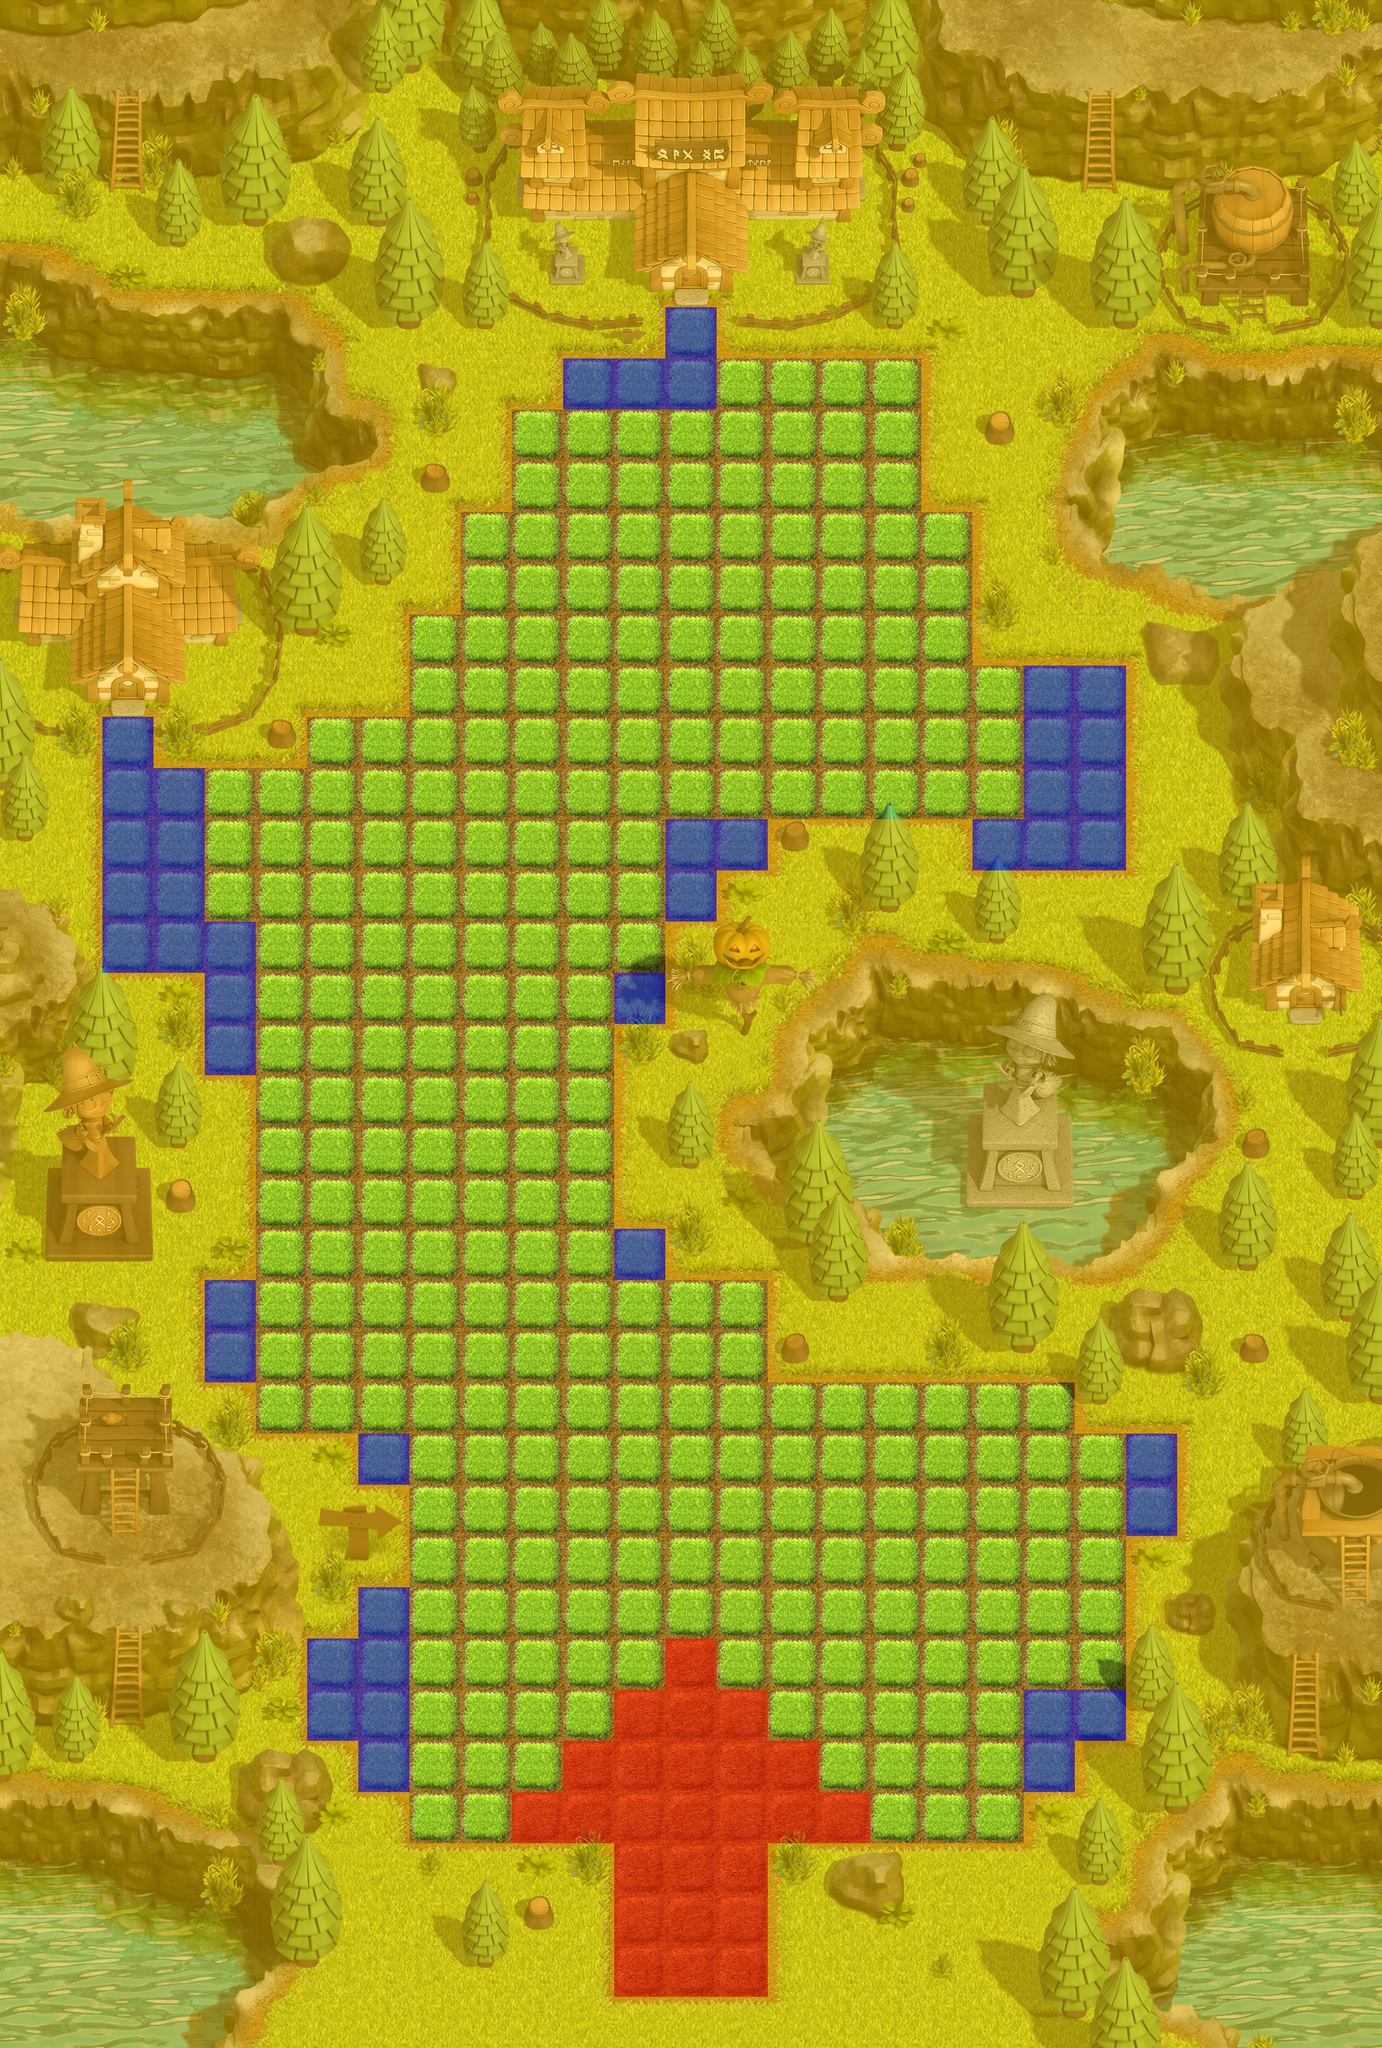

A level layout from a 2D game, rendered from its tile map. Below: a short description, then the map file with tile-grid data replaced by summaries:
An orthogonal 27x40 tile map with 64x64 px tiles, 16 tile layers (ItemLayer, CrackedEarth, Background, MineLayer, ...), 4 tilesets.

<map version="1.0" orientation="orthogonal" width="27" height="40" tilewidth="64" tileheight="64">
 <tileset firstgid="1" name="Atlas01" tilewidth="64" tileheight="64">
  <image source="Atlas01.png" width="1024" height="1024" />
  <tile id="15">
   <properties>
    <property name="isPreOpened" value="YES" />
   </properties>
  </tile>
  <tile id="31">
   <properties>
    <property name="isCollidable" value="YES" />
   </properties>
  </tile>
 </tileset>
 <tileset firstgid="257" name="Atlas02" tilewidth="64" tileheight="64">
  <image source="Atlas02.png" width="1024" height="1024" />
 </tileset>
 <tileset firstgid="513" name="Atlas03" tilewidth="64" tileheight="64">
  <image source="Atlas03.png" width="1024" height="1024" />
 </tileset>
 <tileset firstgid="769" name="Atlas04" tilewidth="64" tileheight="64">
  <image source="Atlas04.png" width="1024" height="1024" />
 </tileset>
 <layer name="ItemLayer" width="27" height="40">
  <data>[1080 cells, 37 non-empty, 35 distinct tile ids]</data>
 </layer>
 <layer name="CrackedEarth" width="27" height="40">
  <data>[1080 cells, 1 non-empty, 1 distinct tile ids]</data>
 </layer>
 <layer name="Background" width="27" height="40">
  <data>[1080 cells, 1080 non-empty, 4 distinct tile ids]</data>
 </layer>
 <layer name="MineLayer" width="27" height="40">
  <data>[1080 cells, 1 non-empty, 1 distinct tile ids]</data>
 </layer>
 <layer name="Foreground" width="27" height="40">
  <data>[1080 cells, 1049 non-empty, 4 distinct tile ids]</data>
 </layer>
 <layer name="FlagLayer" width="27" height="40">
  <data>[1080 cells, 2 non-empty, 2 distinct tile ids]</data>
 </layer>
 <layer name="Stationary01" width="27" height="40">
  <data>[1080 cells, 724 non-empty, 20 distinct tile ids]</data>
 </layer>
 <layer name="Stationary02" width="27" height="40">
  <data>[1080 cells, 309 non-empty, 206 distinct tile ids]</data>
 </layer>
 <layer name="Stationary03" width="27" height="40">
  <data>[1080 cells, 52 non-empty, 46 distinct tile ids]</data>
 </layer>
 <layer name="Stationary04" width="27" height="40">
  <data>[1080 cells, 202 non-empty, 156 distinct tile ids]</data>
 </layer>
 <layer name="Stationary05" width="27" height="40">
  <data>[1080 cells, 136 non-empty, 65 distinct tile ids]</data>
 </layer>
 <layer name="Stationary06" width="27" height="40">
  <data>[1080 cells, 29 non-empty, 27 distinct tile ids]</data>
 </layer>
 <layer name="Stationary07" width="27" height="40">
  <data>[1080 cells, 204 non-empty, 198 distinct tile ids]</data>
 </layer>
 <layer name="Stationary08" width="27" height="40">
  <data>[1080 cells, 200 non-empty, 47 distinct tile ids]</data>
 </layer>
 <layer name="Stationary09" width="27" height="40">
  <data>[1080 cells, 125 non-empty, 75 distinct tile ids]</data>
 </layer>
 <layer name="Meta" width="27" height="40">
  <data>[1080 cells, 793 non-empty, 3 distinct tile ids]</data>
 </layer>
</map>